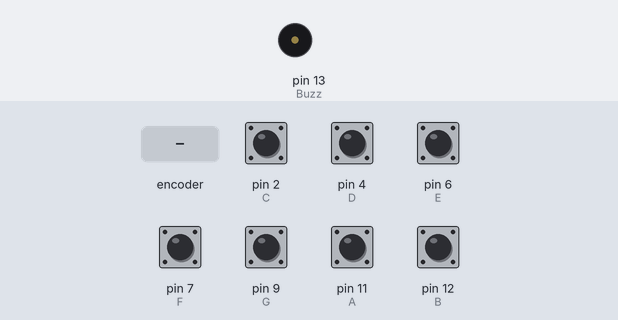
Simulated run of this sketch. Board: Arduino Uno, built with avr-gcc and run on an emulated ATmega328P. Parts: buzzer (waves = sounding). The test bench sets the inputs (shaded band); at power-on: pin 2 (C), pin 4 (D), pin 6 (E), pin 7 (F), pin 9 (G), pin 11 (A), pin 12 (B) HIGH.

Above: at 1.2 s.
1.3 s: rotary encoder on pin 11 (A) / pin 12 (B) turned 3 steps (first pin leading)
At 1.51 s:
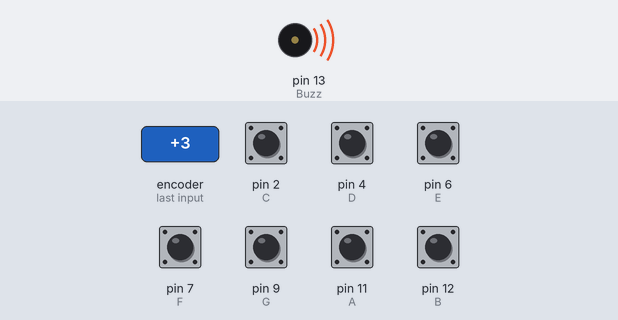
Timing chart, 0 to 4.3 s (numbered marks = the images above; inputs shaded):
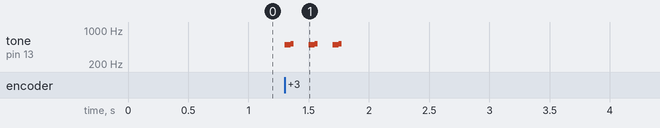

The sketch:

arduino_game_piano1.ino
```cpp
// C++ code
//
#define T_C 262
#define T_D 294
#define T_E 329
#define T_F 392
#define T_G 440
#define T_A 493
#define T_B 523

const int C = 2;
const int D = 4;
const int E = 6;
const int F = 7;
const int G = 9;
const int A = 11;
const int B = 12;

const int Buzz = 13;


void setup()
{

  pinMode(C, INPUT);
  digitalWrite(C, HIGH);

  pinMode(D, INPUT);
  digitalWrite(D, HIGH);

  pinMode(E, INPUT);
  digitalWrite(E, HIGH);

  pinMode(F, INPUT);
  digitalWrite(F, HIGH);

  pinMode(G, INPUT);
  digitalWrite(G, HIGH);

  pinMode(A, INPUT);
  digitalWrite(A, HIGH);

  pinMode(B, INPUT);
  digitalWrite(B, HIGH);


}

void loop()
{
  while(digitalRead(C) == LOW)
  {
    tone(Buzz, T_C);

  }

  while(digitalRead(D) == LOW)
  {
    tone(Buzz, T_D);

  }

  while(digitalRead(E) == LOW)
  {
    tone(Buzz, T_E);

  }

  while(digitalRead(F) == LOW)
  {
    tone(Buzz, T_F);

  }

  while(digitalRead(G) == LOW)
  {
    tone(Buzz, T_G);

  }


  while(digitalRead(A) == LOW)
  {
    tone(Buzz, T_A);

  }

  while(digitalRead(B) == LOW)
  {
    tone(Buzz, T_B);

  }

  noTone(Buzz);

}
```

Measured:
- after the input at 1.3 s, tone on pin 13 (Buzz): silent → 493 Hz at once, then repeats every 0.20 s: 523 Hz 0.02 s, silent 0.13 s, 493 Hz 0.05 s, until it stays silent from 1.8 s
